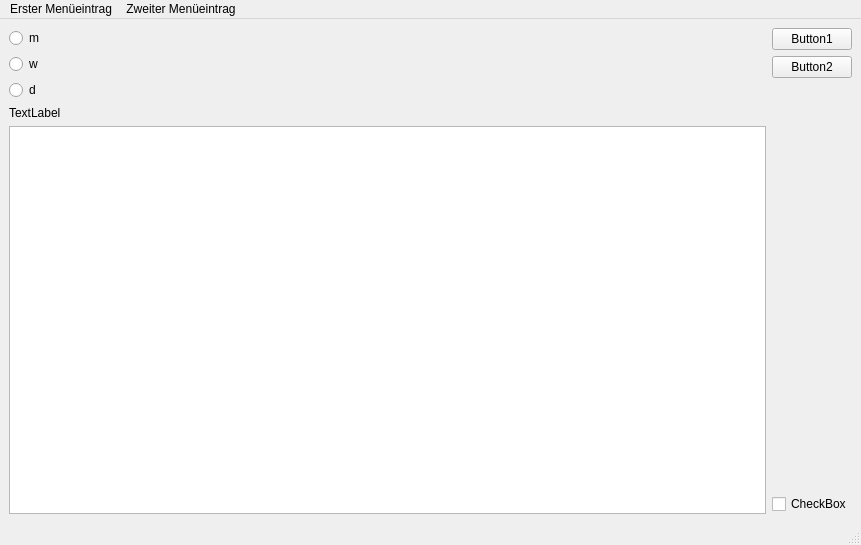
<?xml version="1.0" encoding="UTF-8"?>
<ui version="4.0">
 <class>MainWindow</class>
 <widget class="QMainWindow" name="MainWindow">
  <property name="geometry">
   <rect>
    <x>0</x>
    <y>0</y>
    <width>861</width>
    <height>545</height>
   </rect>
  </property>
  <property name="windowTitle">
   <string>MyProgram</string>
  </property>
  <widget class="QWidget" name="centralwidget">
   <layout class="QGridLayout" name="gridLayout">
    <item row="0" column="0">
     <layout class="QVBoxLayout" name="verticalLayout_2">
      <item>
       <layout class="QVBoxLayout" name="verticalLayout">
        <item>
         <widget class="QRadioButton" name="rB1">
          <property name="text">
           <string>m</string>
          </property>
         </widget>
        </item>
        <item>
         <widget class="QRadioButton" name="rB2">
          <property name="text">
           <string>w</string>
          </property>
         </widget>
        </item>
        <item>
         <widget class="QRadioButton" name="rB3">
          <property name="text">
           <string>d</string>
          </property>
         </widget>
        </item>
       </layout>
      </item>
      <item>
       <widget class="QLabel" name="label1">
        <property name="text">
         <string>TextLabel</string>
        </property>
       </widget>
      </item>
      <item>
       <widget class="QTreeView" name="treeView"/>
      </item>
     </layout>
    </item>
    <item row="0" column="1">
     <layout class="QVBoxLayout" name="verticalLayout_3">
      <item>
       <widget class="QPushButton" name="Button1">
        <property name="text">
         <string>Button1</string>
        </property>
       </widget>
      </item>
      <item>
       <widget class="QPushButton" name="Button2">
        <property name="text">
         <string>Button2</string>
        </property>
       </widget>
      </item>
      <item>
       <spacer name="verticalSpacer">
        <property name="orientation">
         <enum>Qt::Vertical</enum>
        </property>
        <property name="sizeHint" stdset="0">
         <size>
          <width>20</width>
          <height>40</height>
         </size>
        </property>
       </spacer>
      </item>
      <item>
       <widget class="QCheckBox" name="checkBox">
        <property name="text">
         <string>CheckBox</string>
        </property>
       </widget>
      </item>
     </layout>
    </item>
   </layout>
  </widget>
  <widget class="QStatusBar" name="statusbar"/>
  <widget class="QMenuBar" name="menubar">
   <property name="geometry">
    <rect>
     <x>0</x>
     <y>0</y>
     <width>861</width>
     <height>20</height>
    </rect>
   </property>
   <widget class="QMenu" name="menuErster_Men_eintrag">
    <property name="title">
     <string>Erster Menüeintrag</string>
    </property>
    <addaction name="action1_1"/>
    <addaction name="action1_2"/>
    <addaction name="action1_3"/>
    <addaction name="separator"/>
    <addaction name="actionquit"/>
   </widget>
   <widget class="QMenu" name="menuZweiter_Men_eintrag">
    <property name="title">
     <string>Zweiter Menüeintrag</string>
    </property>
    <addaction name="action2_1"/>
    <addaction name="action2_2"/>
   </widget>
   <addaction name="menuErster_Men_eintrag"/>
   <addaction name="menuZweiter_Men_eintrag"/>
  </widget>
  <action name="action1_1">
   <property name="text">
    <string>1-1</string>
   </property>
  </action>
  <action name="action1_2">
   <property name="text">
    <string>1-2</string>
   </property>
  </action>
  <action name="action1_3">
   <property name="text">
    <string>1-3</string>
   </property>
  </action>
  <action name="action2_1">
   <property name="text">
    <string>2-1</string>
   </property>
  </action>
  <action name="action2_2">
   <property name="text">
    <string>2-2</string>
   </property>
  </action>
  <action name="actionquit">
   <property name="text">
    <string>quit</string>
   </property>
  </action>
 </widget>
 <resources/>
 <connections/>
</ui>
